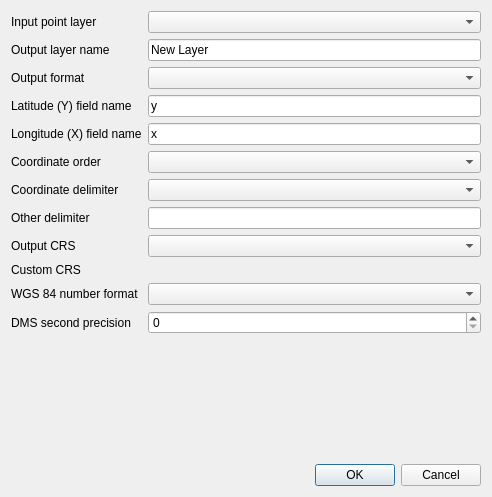
<?xml version="1.0" encoding="UTF-8"?>
<ui version="4.0">
 <class>Dialog</class>
 <widget class="QDialog" name="Dialog">
  <property name="geometry">
   <rect>
    <x>0</x>
    <y>0</y>
    <width>492</width>
    <height>497</height>
   </rect>
  </property>
  <property name="windowTitle">
   <string>Geometry export to text field</string>
  </property>
  <layout class="QVBoxLayout" name="verticalLayout">
   <item>
    <layout class="QFormLayout" name="formLayout">
     <item row="0" column="0">
      <widget class="QLabel" name="label">
       <property name="text">
        <string>Input point layer</string>
       </property>
      </widget>
     </item>
     <item row="0" column="1">
      <widget class="QgsMapLayerComboBox" name="mapLayerComboBox">
       <property name="sizePolicy">
        <sizepolicy hsizetype="Expanding" vsizetype="Fixed">
         <horstretch>0</horstretch>
         <verstretch>0</verstretch>
        </sizepolicy>
       </property>
      </widget>
     </item>
     <item row="3" column="0">
      <widget class="QLabel" name="field1Label">
       <property name="text">
        <string>Latitude (Y) field name</string>
       </property>
      </widget>
     </item>
     <item row="3" column="1">
      <widget class="QLineEdit" name="field1LineEdit">
       <property name="text">
        <string>y</string>
       </property>
      </widget>
     </item>
     <item row="2" column="0">
      <widget class="QLabel" name="label_3">
       <property name="text">
        <string>Output format</string>
       </property>
      </widget>
     </item>
     <item row="2" column="1">
      <widget class="QComboBox" name="outputFormatComboBox">
       <property name="sizePolicy">
        <sizepolicy hsizetype="Expanding" vsizetype="Fixed">
         <horstretch>0</horstretch>
         <verstretch>0</verstretch>
        </sizepolicy>
       </property>
      </widget>
     </item>
     <item row="4" column="0">
      <widget class="QLabel" name="field2Label">
       <property name="text">
        <string>Longitude (X) field name</string>
       </property>
      </widget>
     </item>
     <item row="4" column="1">
      <widget class="QLineEdit" name="field2LineEdit">
       <property name="text">
        <string>x</string>
       </property>
      </widget>
     </item>
     <item row="5" column="0">
      <widget class="QLabel" name="label_5">
       <property name="text">
        <string>Coordinate order</string>
       </property>
      </widget>
     </item>
     <item row="5" column="1">
      <widget class="QComboBox" name="coordOrderComboBox">
       <property name="sizePolicy">
        <sizepolicy hsizetype="Expanding" vsizetype="Fixed">
         <horstretch>0</horstretch>
         <verstretch>0</verstretch>
        </sizepolicy>
       </property>
      </widget>
     </item>
     <item row="6" column="0">
      <widget class="QLabel" name="label_6">
       <property name="text">
        <string>Coordinate delimiter</string>
       </property>
      </widget>
     </item>
     <item row="6" column="1">
      <widget class="QComboBox" name="delimComboBox">
       <property name="sizePolicy">
        <sizepolicy hsizetype="Expanding" vsizetype="Fixed">
         <horstretch>0</horstretch>
         <verstretch>0</verstretch>
        </sizepolicy>
       </property>
      </widget>
     </item>
     <item row="7" column="0">
      <widget class="QLabel" name="label_7">
       <property name="text">
        <string>Other delimiter</string>
       </property>
      </widget>
     </item>
     <item row="7" column="1">
      <widget class="QLineEdit" name="otherDelimLineEdit"/>
     </item>
     <item row="8" column="0">
      <widget class="QLabel" name="label_8">
       <property name="text">
        <string>Output CRS</string>
       </property>
      </widget>
     </item>
     <item row="8" column="1">
      <widget class="QComboBox" name="outputCrsComboBox">
       <property name="sizePolicy">
        <sizepolicy hsizetype="Expanding" vsizetype="Fixed">
         <horstretch>0</horstretch>
         <verstretch>0</verstretch>
        </sizepolicy>
       </property>
      </widget>
     </item>
     <item row="9" column="0">
      <widget class="QLabel" name="label_9">
       <property name="text">
        <string>Custom CRS</string>
       </property>
      </widget>
     </item>
     <item row="9" column="1">
      <widget class="QgsProjectionSelectionWidget" name="crsSelectionWidget">
       <property name="sizePolicy">
        <sizepolicy hsizetype="Expanding" vsizetype="Preferred">
         <horstretch>0</horstretch>
         <verstretch>0</verstretch>
        </sizepolicy>
       </property>
      </widget>
     </item>
     <item row="10" column="0">
      <widget class="QLabel" name="label_10">
       <property name="text">
        <string>WGS 84 number format</string>
       </property>
      </widget>
     </item>
     <item row="10" column="1">
      <widget class="QComboBox" name="wgs84NumberFormatComboBox">
       <property name="sizePolicy">
        <sizepolicy hsizetype="Expanding" vsizetype="Fixed">
         <horstretch>0</horstretch>
         <verstretch>0</verstretch>
        </sizepolicy>
       </property>
      </widget>
     </item>
     <item row="11" column="0">
      <widget class="QLabel" name="precisionLabel">
       <property name="text">
        <string>DMS second precision</string>
       </property>
      </widget>
     </item>
     <item row="11" column="1">
      <widget class="QSpinBox" name="precisionSpinBox">
       <property name="sizePolicy">
        <sizepolicy hsizetype="Expanding" vsizetype="Fixed">
         <horstretch>0</horstretch>
         <verstretch>0</verstretch>
        </sizepolicy>
       </property>
      </widget>
     </item>
     <item row="1" column="0">
      <widget class="QLabel" name="label_12">
       <property name="text">
        <string>Output layer name</string>
       </property>
      </widget>
     </item>
     <item row="1" column="1">
      <widget class="QLineEdit" name="outputLayerLineEdit">
       <property name="text">
        <string>New Layer</string>
       </property>
      </widget>
     </item>
    </layout>
   </item>
   <item>
    <widget class="QDialogButtonBox" name="buttonBox">
     <property name="orientation">
      <enum>Qt::Horizontal</enum>
     </property>
     <property name="standardButtons">
      <set>QDialogButtonBox::Cancel|QDialogButtonBox::Ok</set>
     </property>
    </widget>
   </item>
  </layout>
 </widget>
 <customwidgets>
  <customwidget>
   <class>QgsMapLayerComboBox</class>
   <extends>QComboBox</extends>
   <header>qgis.gui</header>
  </customwidget>
  <customwidget>
   <class>QgsProjectionSelectionWidget</class>
   <extends>QWidget</extends>
   <header>qgis.gui</header>
  </customwidget>
 </customwidgets>
 <resources/>
 <connections>
  <connection>
   <sender>buttonBox</sender>
   <signal>accepted()</signal>
   <receiver>Dialog</receiver>
   <slot>accept()</slot>
   <hints>
    <hint type="sourcelabel">
     <x>248</x>
     <y>254</y>
    </hint>
    <hint type="destinationlabel">
     <x>157</x>
     <y>274</y>
    </hint>
   </hints>
  </connection>
  <connection>
   <sender>buttonBox</sender>
   <signal>rejected()</signal>
   <receiver>Dialog</receiver>
   <slot>reject()</slot>
   <hints>
    <hint type="sourcelabel">
     <x>316</x>
     <y>260</y>
    </hint>
    <hint type="destinationlabel">
     <x>286</x>
     <y>274</y>
    </hint>
   </hints>
  </connection>
 </connections>
</ui>
